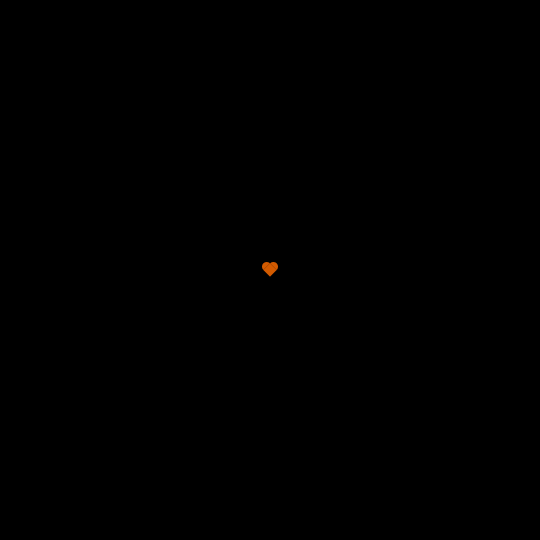
Frame 1 (no input)
Frame 60 (the mouse pressed at the canvas centre just before this capture): blank canvas, image omitted
Frame 120 (the mouse held since frame 60 and released just before this capture): blank canvas, image omitted

The Processing sketch that drew this single still picture (run headless with seeded random() and noise(); from frame 60 on, the mouse is pressed at the canvas centre):

// Processing sketch: main
// ── main.pde
float period = 120f;
float frequency = 1 / period;
float radius = 0f;

void setup()
{
  surface.setTitle("Throbbing Heart");
  surface.setResizable(false);
  surface.setLocation(displayWidth / 3, floor(0.1 * displayHeight));

  size(540, 540);
  colorMode(HSB, 255, 255, 255);
}

void draw()
{
  background(0, 120);

  translate(width / 2, height / 2);
  rotate(-PI / 4);

  var hue = noise(radius) * 30;
  fill(hue, 255, 255, 210);
  noStroke();

  renderHeart();
}

void renderHeart()
{
  var theta = TWO_PI * frameCount * frequency;
  radius = map(sin(theta), -1, 1, -width / 3, width / 3);

  ellipseMode(CENTER);
  arc(0, -radius / 2, radius, radius, PI, TWO_PI);
  arc(radius / 2, 0, radius, radius, 3 * PI / 2, 5 * PI / 2);

  rectMode(CENTER);
  if (radius > 0) square(0, 0, radius);
}
